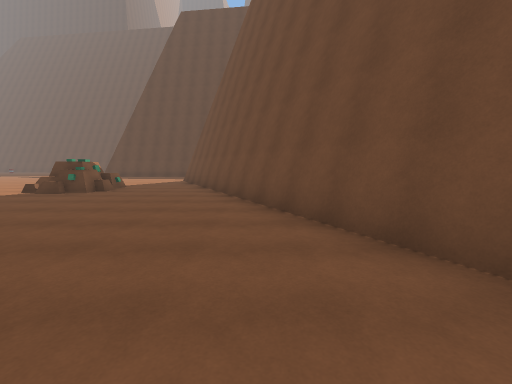
[1] (above)

22 first-person views from a walk through a scene from a Unity 3-D project. The camera is 1.5 m above the floor, tilts 6° down and sees 90° across. The floor is counted in squares, 2 m on a side. Each view is taken from the middle of a square. On the plan, view 1 faces up. The plan holds only what a view shows up to about 9 squares ahead; the rest is blank. The place goes on beyond the plan. The player is left out. Surface patterns are stand-ins for the level's own textures.

[2]
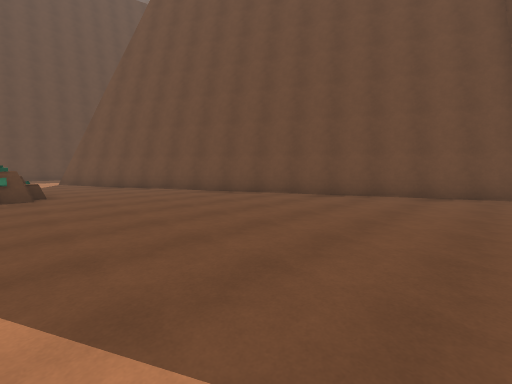

[3]
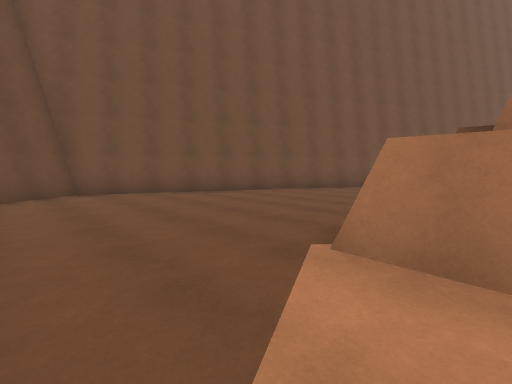

[4]
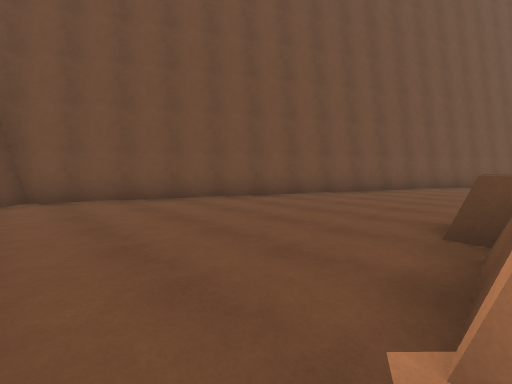

[5]
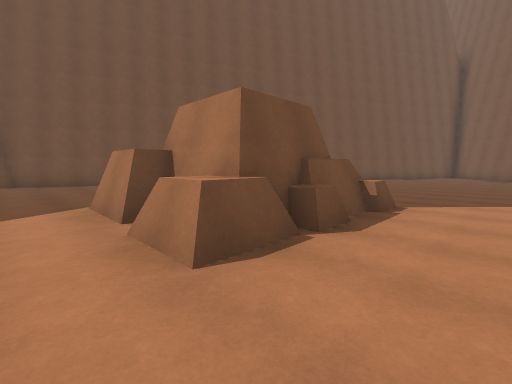

[6]
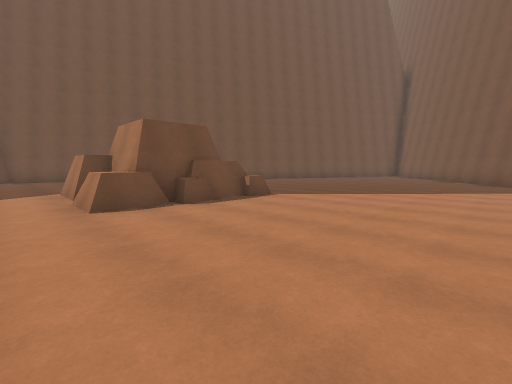

[7]
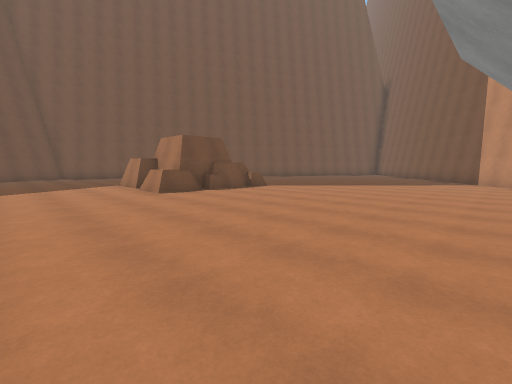

[8]
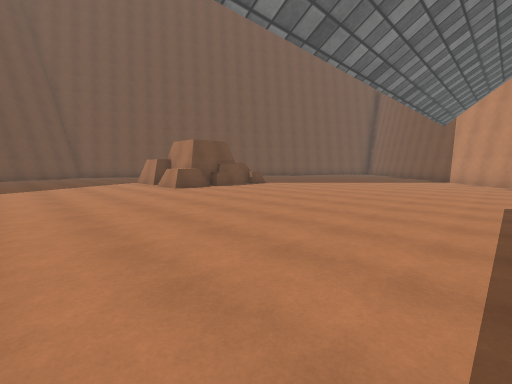

[9]
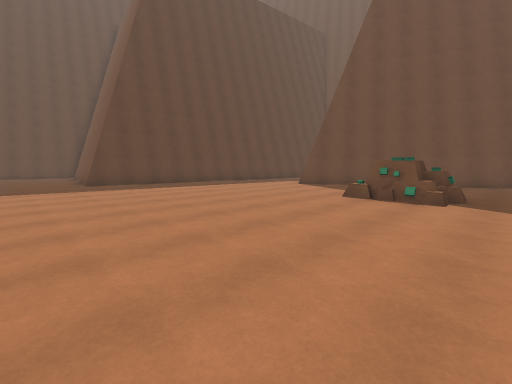

[10]
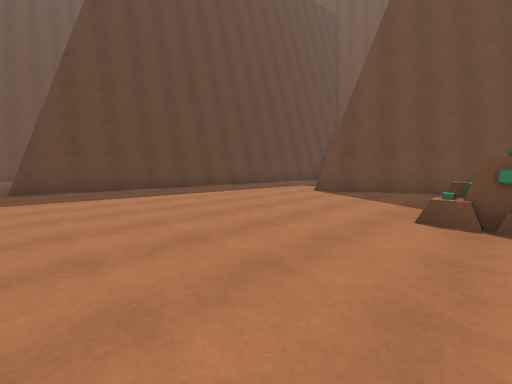

[11]
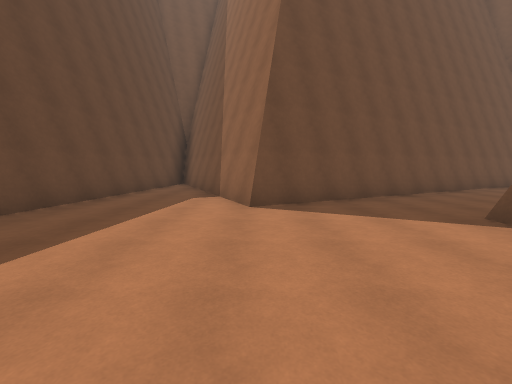

[12]
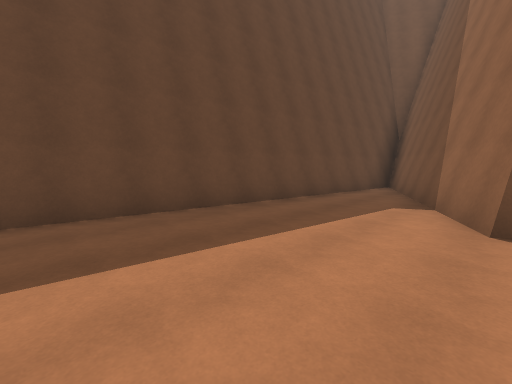

[13]
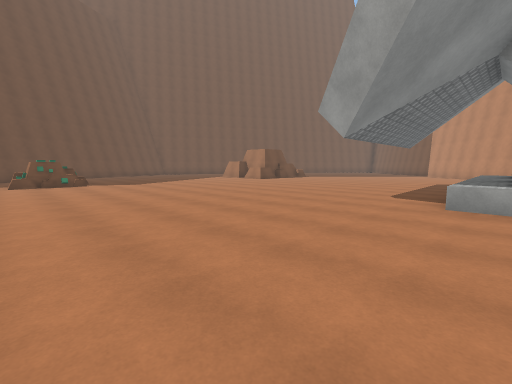

[14]
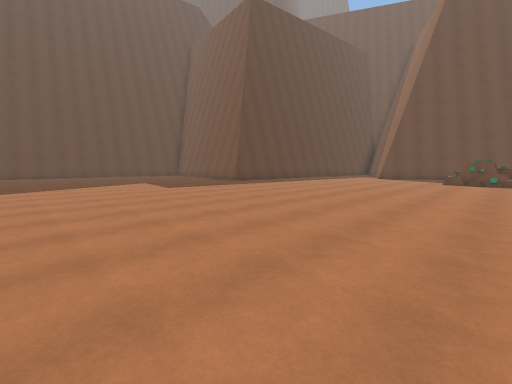

[15]
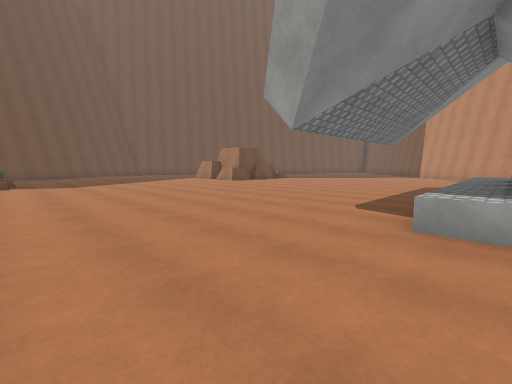

[16]
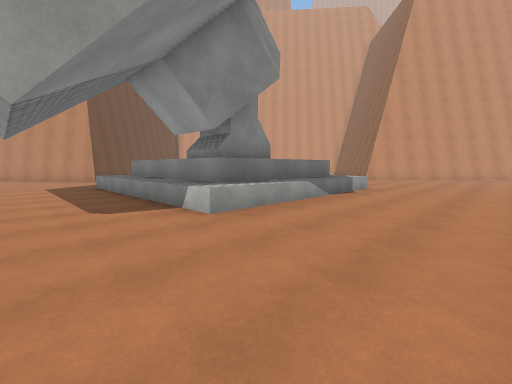

[17]
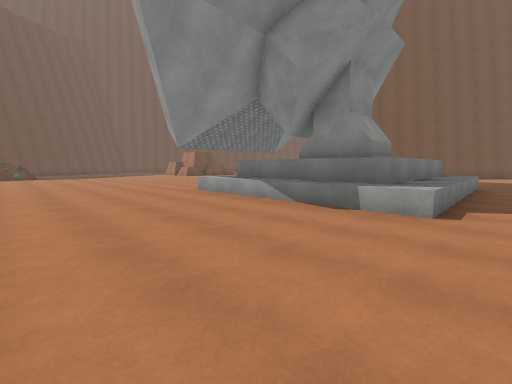

[18]
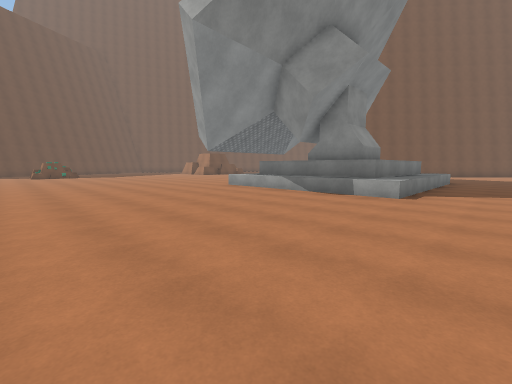

[19]
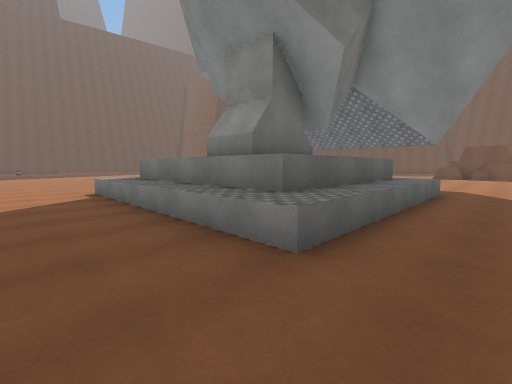

[20]
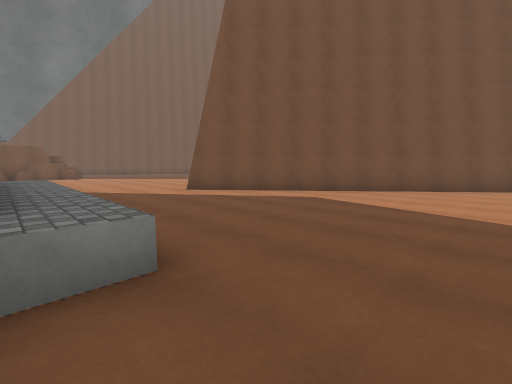

[21]
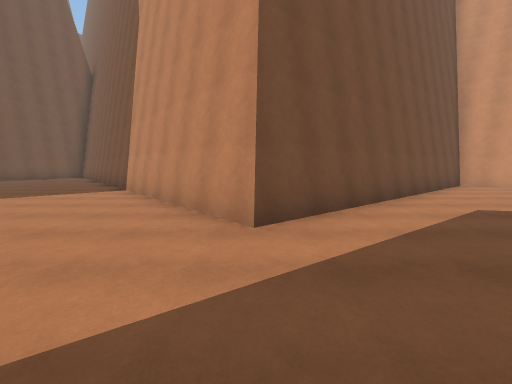

[22]
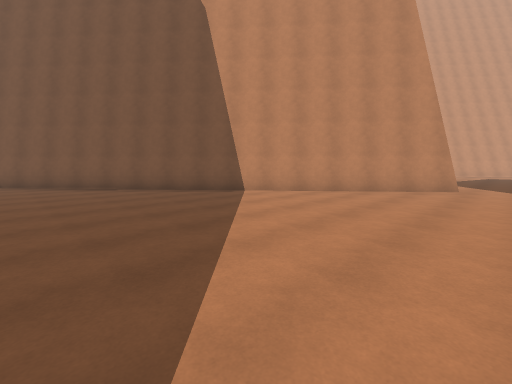

### Floor plan
Points are (right, up) in squares from view 1. A wall is a line through its corners. A room is listed if a view was taken in it or the views show most of it. See-through windows are left out.
Room 1 (views 1, 2, 3, 4, 5, 6, 7, 8, 9, 10, 11, 12, 13, 14, 15, 16, 17, 18, 19, 20, 21, 22)
walls: (-17.1, 2.9) (-17.1, -1.9) (-21.4, -1.9) (-21.4, 2.9) (-17.1, 2.9); (-7.4, -1.1) (-6.1, -1.1); (-7.3, -2.2) (-7.3, -0.9); (-7.1, -4.6) (-7.1, -2.9); (-6.9, -4.5) (-6.9, -1.9) (-5.3, -1.9) (-5.3, -1.1) (-4, -1.1); (-7.3, -5) (-7.3, -2.6); (-3.3, 11.9) (-2, 12.6); (-1.5, 12.8) (0, 13.6); (0.5, 13.8) (2.9, 15); (-3.3, -12.1) (2.8, -0.3) (-3.4, 12.3); (2.8, 15.1) (-9.9, 16.7); (-24, -12.1) (-17, -6.2) (-8, -16.9)
low walls: (-16.3, 3.7) (-16.3, -2.8) (-22.3, -2.8) (-22.3, 3.7) (-16.3, 3.7); (-7.3, -2.6) (-6.9, -2.6); (-4, -1.1) (-4, -2.6)
objects: rock (-6, 7) to (-5, 8)

Where each view was taken, in squares from view 1:
view 1: 0 up, 0 right, facing up
view 2: 0 up, 5 left, facing up-right
view 3: 1 up, 5 left, facing down-right
view 4: 0 up, 4 left, facing down-right
view 5: 0 up, 9 left, facing down-right
view 6: 0 up, 12 left, facing down-right
view 7: 2 up, 14 left, facing down-right
view 8: 3 up, 15 left, facing down-right
view 9: 6 up, 12 left, facing up-right
view 10: 8 up, 10 left, facing up-right
view 11: 12 up, 8 left, facing right
view 12: 12 up, 7 left, facing up-right
view 13: 9 up, 17 left, facing down-right
view 14: 7 up, 18 left, facing up-right
view 15: 7 up, 17 left, facing down-right
view 16: 7 up, 14 left, facing down-left
view 17: 8 up, 23 left, facing down-right
view 18: 10 up, 24 left, facing down-right
view 19: 4 down, 24 left, facing up-right
view 20: 2 down, 24 left, facing down-right
view 21: 3 down, 17 left, facing down
view 22: 5 down, 8 left, facing down-left
